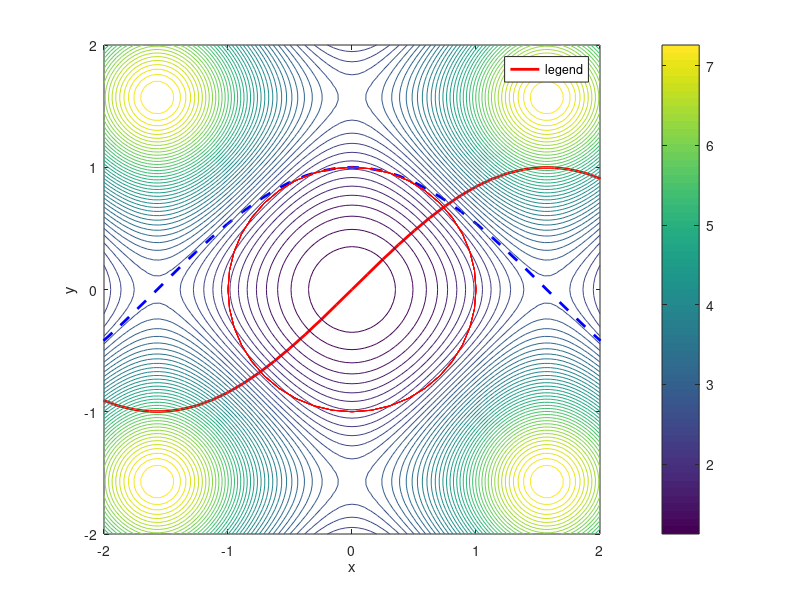

This figure's MATLAB source: (Note: this script raises an error after producing the figure.)
%% p1 plot
clc, clear, close all 

x = (-2*pi:4*pi/100:2*pi);
y1= sin(x); 
figure; 
%plot(x, y1); 
%hold on; 
y2 = cos(x);
%plot(x, y2); 

plot(x, y1, '-r', 'LineWidth', 2)
hold on
plot(x, y2, '--b', 'LineWidth', 2)
xlabel('X');
ylabel('F(x)')
legend('y1=sin(x)','y2=cos(x)')

%% p2 plot 
clc, clear, close all 

x = -2:0.05:2; 
y = -2:0.05:2; 
[x,y]=meshgrid(x, y);

z = exp(sin(x).^2+sin(y).^2);
contour(x,y,z, 50, 'ShowText', 'off'); 
colorbar;

xlabel('x');
ylabel('y');



%% p3 plot
clc, clear, close all 

% define the t increments 
t = 0:0.05*pi:10*pi; 
% Define x, y and z
x=cos(t);
y=sin(t);
z=0.5.*t;
%Plot
plot3(x,y,z,'r-')

xlabel('x');
ylabel('y');
zlabel('z'); 
legend('legend')
%% p4 plot 
clc, clear, close all 
%make rectangular grid on the x-y plane
[x y]=meshgrid(-1.5:0.01:1.5);
%calculate x y at all x y values
%z=(sin(sqrt(x.^2+y.^2)))./(sqrt(x.^2+y.^2));
z=(-sin(x.^2.*y+5*x.^3)+sqrt(sin((x.^2).*y + 5.*x.^2).^2-4.*(25.*x.^2+4).*(-5+x.^2+y.^2)))./(2.*(25.*x.^2+4));
%plot the surface and level curves
%surf(x,y,z)
figure 
alpha 0.5
surf(x,y,z,'FaceAlpha', 0.5,'EdgeColor', 'none', 'FaceColor', 'black')
hold on 
contour(x,y,z, 5); 
